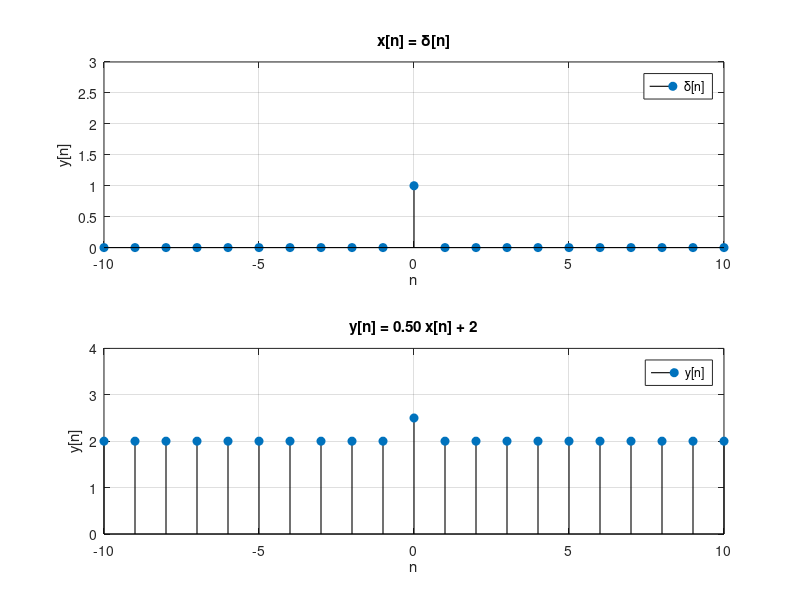
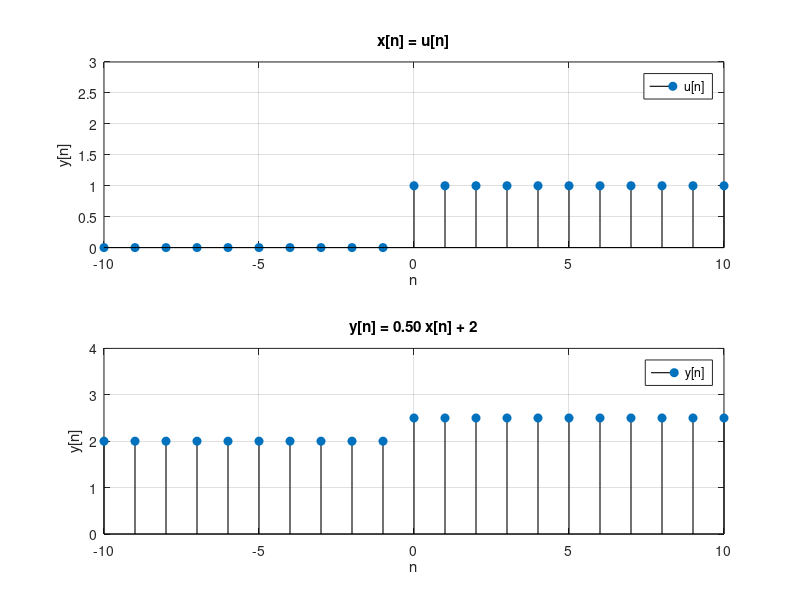
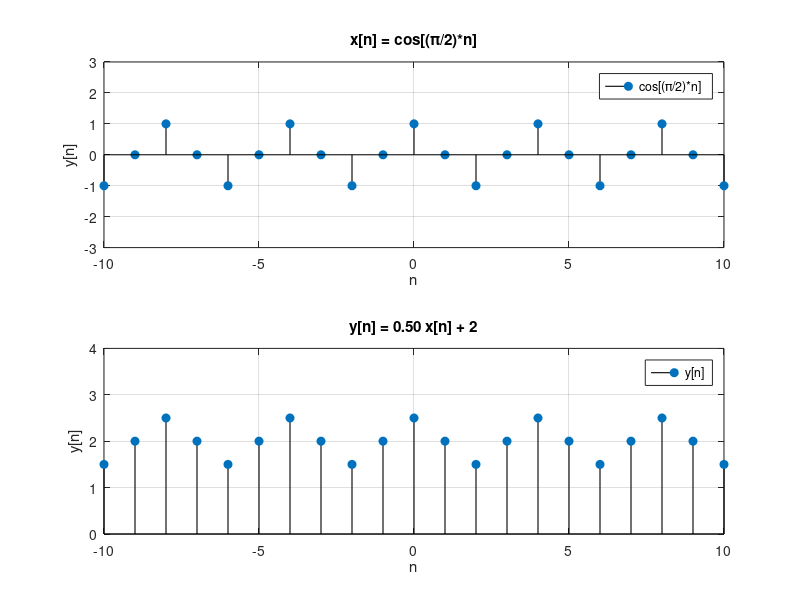
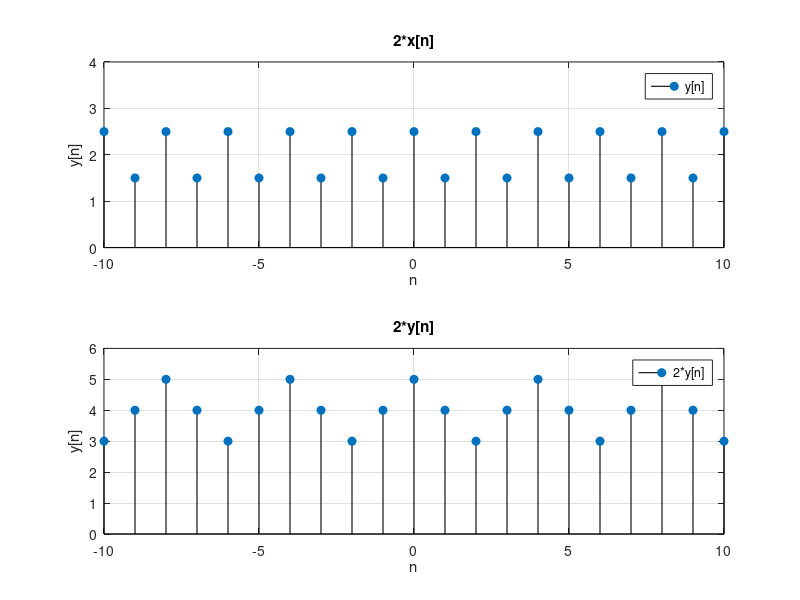

MATLAB code for these plots, in order:
clear all
clc

A = 0.5;
B = 2;
n = -10:10; 

% Criando degrau
degrau = zeros(size(n)); % Inicializando o sinal com zeros
degrau(n>=0) = 1; % Atribuindo o valor 1 a partir do índice 0

% Criando impulso
impulso = zeros(size(n)); % inicializa um vetor com zeros
impulso(n == 0) = 1; % atribui o valor 1 à posição correspondente ao índice 0

%% Aplicando impulso ao sistema
% Atribuindo impulso na entrada
x = impulso;

% Sistema
y = A*x + B;

% Entrada x[n]
figure;
subplot(2,1,1); 
stem(n, x,'filled', 'Color','k', 'LineWidth', 0.8); % plotagem do impulso unitário
title('x[n] = δ[n]');
xlabel('n');
ylabel('y[n]');
ylim([0.0 3.0]);
legend('δ[n]');
grid on;

% Plot da resposta do sistema y[n]
subplot(2,1,2);
stem(n, y,'filled', 'Color','k', 'LineWidth', 0.8); 
title(sprintf('y[n] = %.2f x[n] + %d', A, B));
xlabel('n');
ylabel('y[n]');
ylim([0.0 4.0]);
legend('y[n]');
grid on;


%% Aplicando degrau ao sistema
% Atribuindo degrau na entrada
x = degrau;

% Sistema
y = A*x + B;

% Entrada x[n]
figure;
subplot(2,1,1); 
stem(n, x,'filled', 'Color','k', 'LineWidth', 0.8); % plotagem do impulso unitário
title('x[n] = u[n]');
xlabel('n');
ylabel('y[n]');
ylim([0.0 3.0]);
legend('u[n]');
grid on;

% Plot da resposta do sistema y[n]
subplot(2,1,2);
stem(n, y,'filled', 'Color','k', 'LineWidth', 0.8); 
title(sprintf('y[n] = %.2f x[n] + %d', A, B));
xlabel('n');
ylabel('y[n]');
ylim([0.0 4.0]);
legend('y[n]');
grid on;

%% Aplicando cosseno unitário f=pi/2 ao sistema
% Atribuindo cosseno na entrada
x = cos((pi/2)*n);

% Sistema
y = A*x + B;

% Entrada x[n]
figure;
subplot(2,1,1); 
stem(n, x,'filled', 'Color','k', 'LineWidth', 0.8); % plotagem do impulso unitário
title('x[n] = cos[(π/2)*n]');
xlabel('n');
ylabel('y[n]');
ylim([-3.0 3.0]);
legend('cos[(π/2)*n]');
grid on;

% Plot da resposta do sistema y[n]
subplot(2,1,2);
stem(n, y,'filled', 'Color','k', 'LineWidth', 0.8); 
title(sprintf('y[n] = %.2f x[n] + %d', A, B));
xlabel('n');
ylabel('y[n]');
ylim([0.0 4.0]);
legend('y[n]');
grid on;

%% Mostrando não linearidade
% Homogenidade
fator = 2;
x = cos((pi/2)*n); % Entrada
x2 = cos(fator*((pi/2)*n)); % Entrada com nova amplitude

% Sistema
y1 = A*x + B;
y2 = A*x2 + B; 
y3 = y1*fator;

% Plotando o resultado
figure;
subplot(2,1,1); 
stem(n, y2,'filled', 'Color','k', 'LineWidth', 0.8); 
title(sprintf('%d*x[n]', fator));
xlabel('n');
ylabel('y[n]');
ylim([0.0 4.0]);
legend('y[n]');
grid on;

subplot(2,1,2); 
stem(n, y3,'filled', 'Color','k', 'LineWidth', 0.8); 
title(sprintf('%d*y[n]', fator));
xlabel('n');
ylabel('y[n]');
ylim([0.0 6.0]);
legend(sprintf('%d*y[n]', fator));
grid on;

% Aditividade
x1 = impulso;
x2 = degrau;

% Sistema
y1 = A*(x1 + x2) + B;
y2 = A*x1 + B;
y3 = A*x2 + B;
y_resultante = y2 + y3;

% Plotando o resultado
figure;
subplot(2,1,1); 
stem(n, y1,'filled', 'Color','k', 'LineWidth', 0.8); 
title(sprintf('y[x1 + x2]'));
xlabel('n');
ylabel('y[n]');
ylim([0.0 4.0]);
legend('y[n]');
grid on;

subplot(2,1,2); 
stem(n, y_resultante,'filled', 'Color','k', 'LineWidth', 0.8); 
title(sprintf('y[x1] + y[x2]'));
xlabel('n');
ylabel('y[n]');
ylim([0.0 6.0]);
legend(sprintf('y[n]'));
grid on;


%% Ivariante no Tempo
x = cos((pi/2)*n); % Entrada
x2 = cos(((pi/2)*(n-fator))); % Entrada deslocada

% Sistema
y1 = A*x + B;
y2 = A*x2 + B; 
y3 = y1-fator;

figure;
subplot(3,1,1); 
stem(n, x,'filled', 'Color','k', 'LineWidth', 0.8); % plotagem do impulso unitário
title('x[n] = cos[(π/2)*n]');
xlabel('n');
ylabel('y[n]');
ylim([-3.0 3.0]);
legend('cos[(π/2)*n]');
grid on;

subplot(3,1,2); 
stem(n, y2,'filled', 'Color','k', 'LineWidth', 0.8); 
title(sprintf('x[n-%d]', fator));
xlabel('n');
ylabel('y[n]');
ylim([0.0 4.0]);
legend('y[n]');
grid on;

subplot(3,1,3); 
stem(n, y3,'filled', 'Color','k', 'LineWidth', 0.8); 
title(sprintf('y[n-%d]', fator));
xlabel('n');
ylabel('y[n]');
ylim([0.0 6.0]);
legend(sprintf('y[n-%d]', fator));
grid on;



